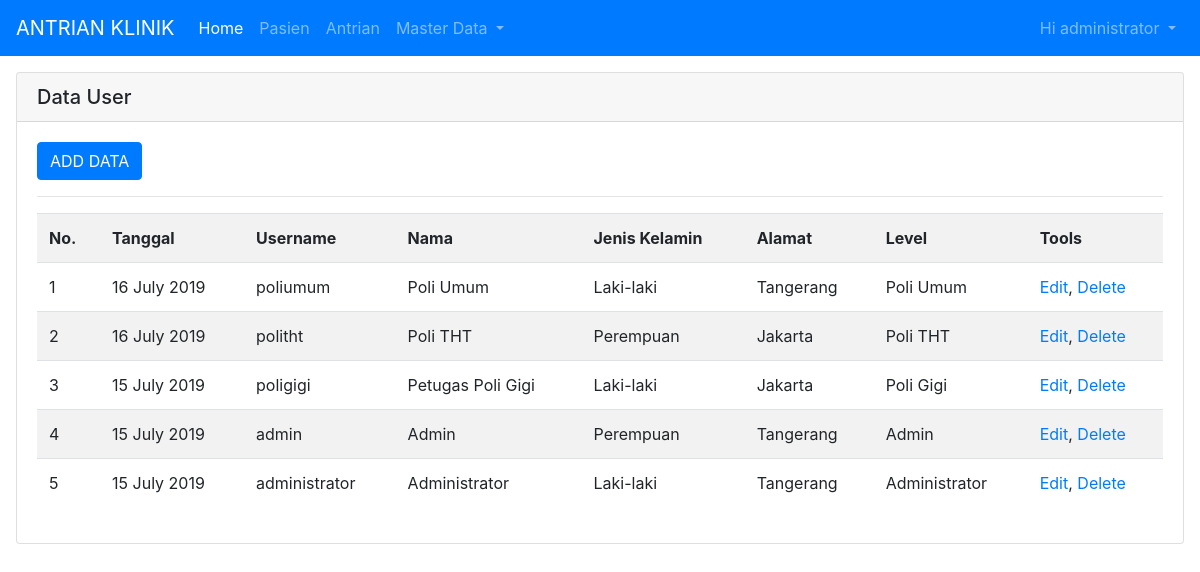
The app's page /index.php?page=user (signed in) with its own data.
### tables this page shows
CREATE TABLE `user` (
  `id` int(11) NOT NULL,
  `username` varchar(15) NOT NULL,
  `password` text NOT NULL,
  `nama` varchar(191) NOT NULL,
  `jk` varchar(50) NOT NULL,
  `alamat` varchar(191) NOT NULL,
  `level` varchar(100) NOT NULL,
  `created_at` timestamp NOT NULL DEFAULT CURRENT_TIMESTAMP ON UPDATE CURRENT_TIMESTAMP
);

### user.php (the view, shortened to what this page needs)
<div class="card">
  <h5 class="card-header">Data User</h5>
  <div class="card-body">
<button type="button" class="btn btn-primary" data-toggle="modal" data-target="#exampleModal">
  ADD DATA
</button>
<hr/>
    <table class="table table-striped">
        <tr>
            <th>No.</th>
            <th>Tanggal</th>
            <th>Username</th>
            <th>Nama</th>
            <th>Jenis Kelamin</th>
            <th>Alamat</th>
            <th>Level</th>
            <th>Tools</th>
        </tr>
        <?php
$query = mysqli_query($koneksidb, "SELECT * FROM user ORDER BY id DESC");
$no = 0;
while ($data = mysqli_fetch_array($query)) {
    $no++;
    ?>
        <tr>
            <td><?php echo $no; ?></td>
            <td><?php echo date('d F Y', strtotime($data['created_at'])); ?></td>
            <td><?php echo $data['username']; ?></td>
            <td><?php echo $data['nama']; ?></td>
            <td><?php echo $data['jk']; ?></td>
            <td><?php echo $data['alamat']; ?></td>
            <td><?php echo $data['level']; ?></td>
            <td><a href="?page=user-edit&id=<?php echo $data['id']; ?>" title="Edit data">Edit</a>,
                 <a href="?page=user&act=delete&id=<?php echo $data['id']; ?>" title="delete" id="delete" onclick="window.confirm('Apakah anda yakiningin menghapuas data ini ?')">Delete</a></td>
        </tr>
        <?php }?>
    </table>
  </div>
</div>

### index.php (shortened to what this page needs)
<!DOCTYPE html PUBLIC "-//W3C//DTD XHTML 1.0 Transitional//EN" "http://www.w3.org/TR/xhtml1/DTD/xhtml1-transitional.dtd">
<html xmlns="http://www.w3.org/1999/xhtml">
<head>
<link rel="stylesheet" href="assets/css/bootstrap.min.css">
</head>
<body>
	<?php include_once "menu.php";?>
		<div class="m-3">
			<?php include_once "buka_file.php"; ?>
		</div>
</body>
</html>

### menu.php (shortened to what this page needs)
<nav class="navbar navbar-expand-lg navbar-dark bg-primary mb-2">
  <a class="navbar-brand" href="#">ANTRIAN KLINIK</a>
  <div class="collapse navbar-collapse" id="navbarSupportedContent">
    <ul class="navbar-nav mr-auto">
      <?php if(!empty($_SESSION['SES_LOGIN'])){?>
    <li class="nav-item active"> <a class="nav-link" href="?page=home">Home</a></li>
    <?php if ($_SESSION['SES_LEVEL'] == 'Administrator') {?>
      <li class="nav-item"><a class="nav-link" href="?page=pasien">Pasien</a> </li>
      <li class="nav-item"><a class="nav-link" href="?page=antrian">Antrian</a></li>
      <li class="nav-item dropdown">
        <a class="nav-link dropdown-toggle" href="#" id="navbarDropdownMenuLink" data-toggle="dropdown" aria-haspopup="true" aria-expanded="false">
          Master Data
        </a>
      </li>
    </ul>
    <div class="my-2 my-lg-0">
    <ul class="navbar-nav">
    <li class="nav-item dropdown">
    <a class="nav-link dropdown-toggle" href="#" id="navbarDropdownMenuLink" data-toggle="dropdown" aria-haspopup="true" aria-expanded="false">
          Hi <?php
echo $_SESSION['SES_LOGIN_USERNAME'];
    ?>
        </a>
      </li>
      <?php
        }
      }
      ?>
    </ul>
</div>
  </div>
</nav>

### buka_file.php (shortened to what this page needs)
<?php
if($_GET) {
	switch($_GET['page']){
		case 'user' :
			include "user.php"; break;
	}
}
?>

### records on screen
user: created_at "16 July 2019", username "poliumum", nama "Poli Umum", jk "Laki-laki", alamat "Tangerang", level "Poli Umum"
user: created_at "16 July 2019", username "politht", nama "Poli THT", jk "Perempuan", alamat "Jakarta", level "Poli THT"
user: created_at "15 July 2019", username "poligigi", nama "Petugas Poli Gigi", jk "Laki-laki", alamat "Jakarta", level "Poli Gigi"
user: created_at "15 July 2019", username "admin", nama "Admin", jk "Perempuan", alamat "Tangerang", level "Admin"
user: created_at "15 July 2019", username "administrator", nama "Administrator", jk "Laki-laki", alamat "Tangerang", level "Administrator"

### other values on screen
$_SESSION['SES_LOGIN_USERNAME'] "administrator"
